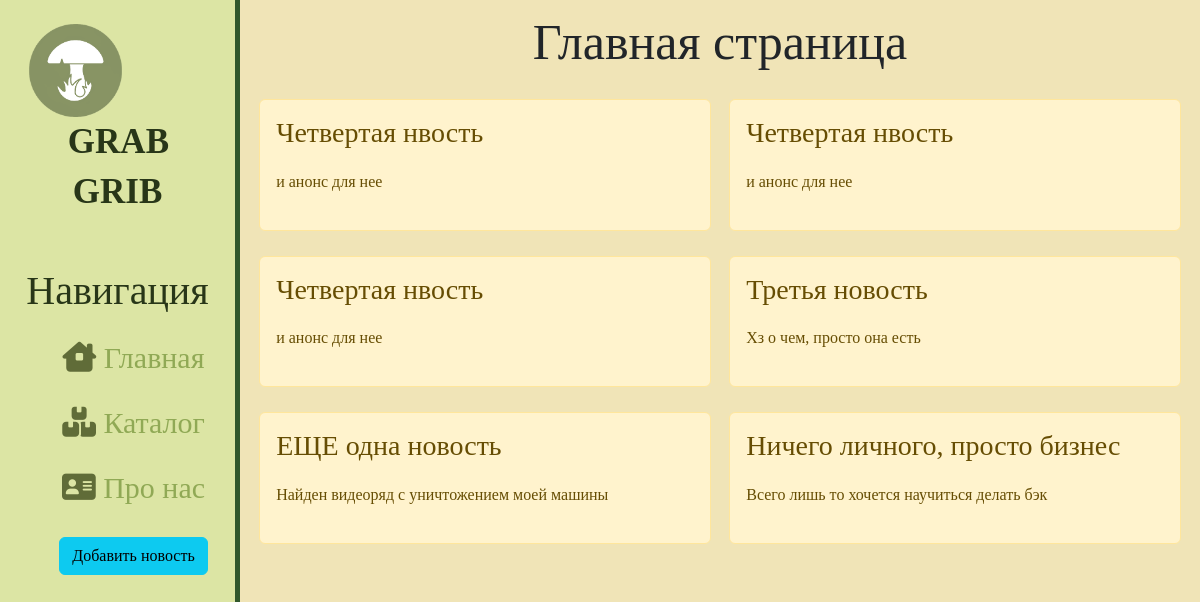
Page /news/ on the committed database.
### news/models.py (models this page shows, shortened)
class Articles(models.Model):
    title = models.CharField('Название', max_length=50, default='Новая новость')
    anons = models.CharField('Анонс', max_length=50, default='Новый анонс')
    full_text = models.TextField('Статья')
    date = models.DateTimeField('Дата и время публикации')
    class Meta:
        verbose_name = 'Новость'
        verbose_name_plural = 'Новости'

### news/views.py (the view)
# urls.py: path('', views.news_home, name='news_home'),
def news_home(request):
    news = Articles.objects.order_by('-date')
    return render(request, 'news/news_home.html', {'news': news})

### news/templates/news/news_home.html (shortened to what this page needs)
{% extends 'main/layout.html'%}
{% block content%}
<div class="features">
  <h1>Главная страница</h1>
    <div class="grid-table">
        {% if news %}
        {% for el in news%}
        <div class ="alert alert-warning">
            <h3>{{ el.title }}</h3>
            <p>{{el.anons}}</p>
        </div>
    {% endfor %}
        {% else %}
        <p>Записей нема</p>
        {% endif %}
    </div>
</div>
{% endblock %}

### main/templates/main/layout.html (shortened to what this page needs)
{% load static %}
<!doctype html>
<html lang="ru">
<head>
    <link rel="stylesheet" href="https://cdn.jsdelivr.net/npm/bootstrap@5.3.2/dist/css/bootstrap.min.css">
    <link rel="stylesheet" href="{% static 'main/css/main.css'%}">
</head>
<body>
    <aside>
        <img src="{%static 'main/img/mushroom.png'%}" alt="Рады приветствовать на сайте грибной фермы">
        <span class="logo">GRAB GRIB</span>
        <h3>Навигация</h3>
        <ul>
            <a href="{% url 'news_home' %}"><li><i class="fa-solid fa-house-chimney-window" style="color: #606c38;"></i> Главная</li></a>
            <a href="{% url 'market' %}"><li><i class="fa-solid fa-boxes-stacked" style="color: #606c38;"></i> Каталог</li></a>
            <a href="{% url 'aboutUS' %}"><li><i class="fa-solid fa-address-card" style="color: #606c38;"></i> Про нас</li></a>
            <a href="{% url 'create' %}"><li><button class="btn btn-info">Добавить новость</button></li></a>
        </ul>
    </aside>
<main>
    {%block content%}
    {%endblock%}
</main>
</body>
</html>

### main/static/main/css/main.css (style rules this page uses)
body { background: #f0e4b7; font-family: Comic Sans MS, Comic Sans, cursive; text-align: center; }
a { text-decoration: none; }
aside { float: left; background: #dce5a4; width: 20%; padding: 2%; height: 100vh; color: #283618; border-right: 5px solid #31572c; text-align: center; }
aside img { width: 55%; float: left; }
aside .logo { font-size: 35px; margin-left: 1%; font-weight: bold; position: relative; line-height: 50px; }
aside h3 { margin-top: 50px; font-size: 40px; }
aside ul { list-style: none; font-size: 30px; }
aside ul li { color: #90a955; display: block; margin-top: 20px; transition: transform .6s ease; }
main .features { float: left; margin-top: 1%; text-align: center; width: 80%; }
main .features h1 { font-size: 50px; }
main .features p { max-width: 500px; margin: 20px auto; }
.grid-table { display: grid; grid-template-columns: repeat(2, 1fr); padding: 2%; width: 100%; grid-gap: 2% }
.alert-warning { float: left; clear: both; width: 100%; text-align: left; }

### rows in the picture
Articles: title "Четвертая нвость", anons "и анонс для нее"
Articles: title "Четвертая нвость", anons "и анонс для нее"
Articles: title "Четвертая нвость", anons "и анонс для нее"
Articles: title "Третья новость", anons "Хз о чем, просто она есть"
Articles: title "ЕЩЕ одна новость", anons "Найден видеоряд с уничтожением моей машины"
Articles: title "Ничего личного, просто бизнес", anons "Всего лишь то хочется научиться делать бэк"
